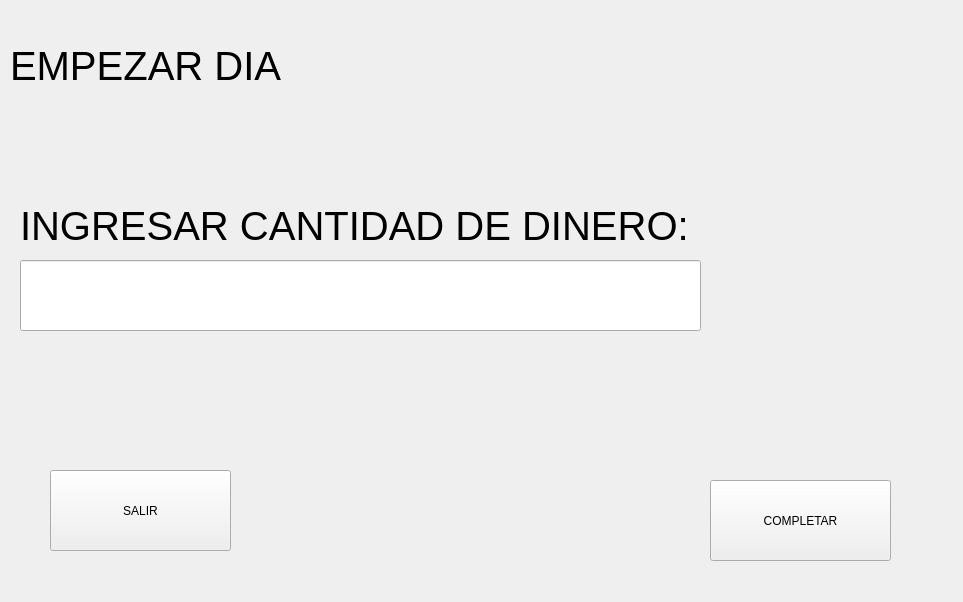
<?xml version="1.0" encoding="UTF-8"?>
<ui version="4.0">
 <class>Form</class>
 <widget class="QWidget" name="Form">
  <property name="geometry">
   <rect>
    <x>0</x>
    <y>0</y>
    <width>963</width>
    <height>602</height>
   </rect>
  </property>
  <property name="windowTitle">
   <string>Form</string>
  </property>
  <widget class="QLabel" name="label">
   <property name="geometry">
    <rect>
     <x>10</x>
     <y>20</y>
     <width>291</width>
     <height>91</height>
    </rect>
   </property>
   <property name="font">
    <font>
     <pointsize>30</pointsize>
    </font>
   </property>
   <property name="text">
    <string>EMPEZAR DIA</string>
   </property>
  </widget>
  <widget class="QLabel" name="label_2">
   <property name="geometry">
    <rect>
     <x>20</x>
     <y>180</y>
     <width>691</width>
     <height>91</height>
    </rect>
   </property>
   <property name="font">
    <font>
     <pointsize>30</pointsize>
    </font>
   </property>
   <property name="text">
    <string>INGRESAR CANTIDAD DE DINERO:</string>
   </property>
  </widget>
  <widget class="QLineEdit" name="lineEdit">
   <property name="geometry">
    <rect>
     <x>20</x>
     <y>260</y>
     <width>681</width>
     <height>71</height>
    </rect>
   </property>
   <property name="font">
    <font>
     <pointsize>30</pointsize>
    </font>
   </property>
   <property name="inputMethodHints">
    <set>Qt::ImhDigitsOnly</set>
   </property>
  </widget>
  <widget class="QPushButton" name="pushButton">
   <property name="geometry">
    <rect>
     <x>710</x>
     <y>480</y>
     <width>181</width>
     <height>81</height>
    </rect>
   </property>
   <property name="text">
    <string>COMPLETAR</string>
   </property>
  </widget>
  <widget class="QPushButton" name="pushButton_2">
   <property name="geometry">
    <rect>
     <x>50</x>
     <y>470</y>
     <width>181</width>
     <height>81</height>
    </rect>
   </property>
   <property name="text">
    <string>SALIR</string>
   </property>
  </widget>
 </widget>
 <resources/>
 <connections/>
</ui>
